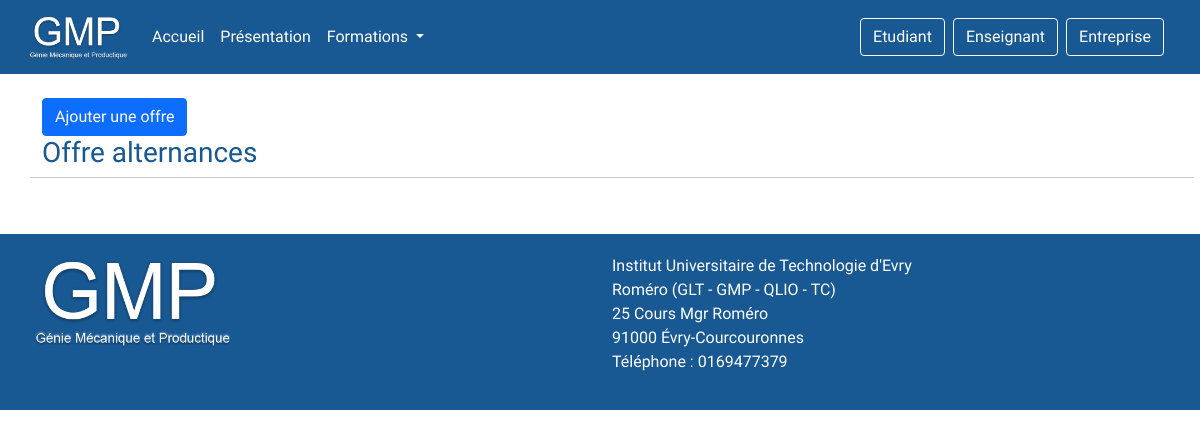
The app's page /offre-alternance.php, older data.
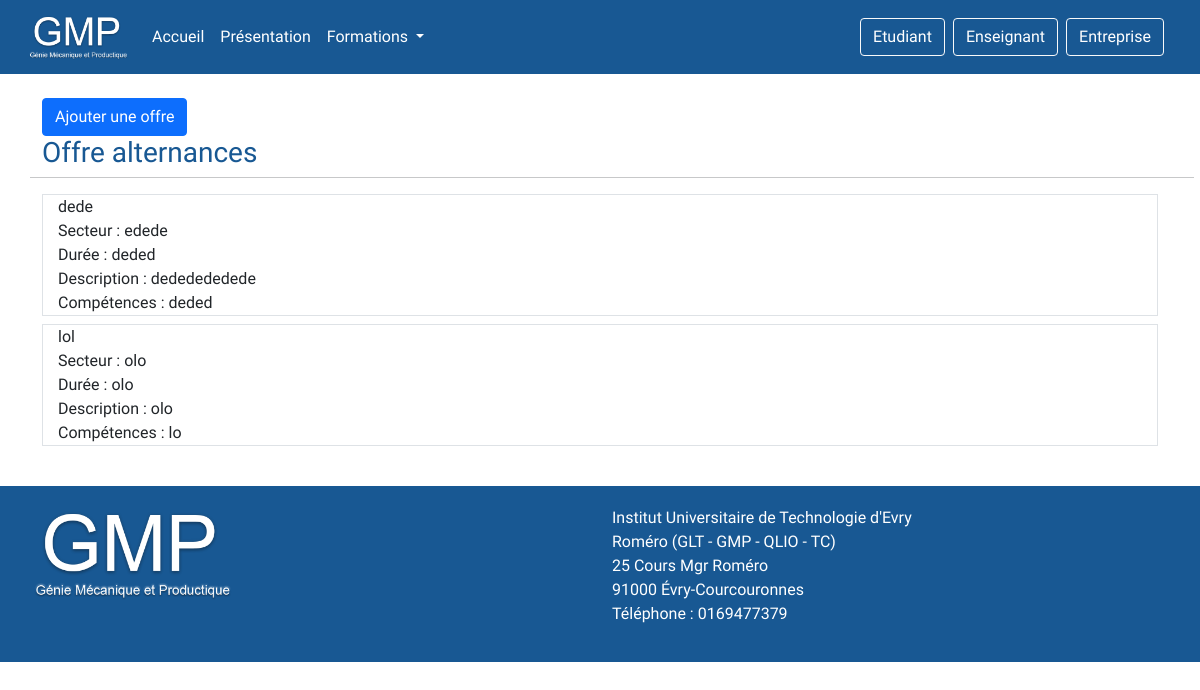
The same page, newer data.
### tables this page shows
CREATE TABLE `alternances` (
  `id` int(11) NOT NULL,
  `name` varchar(255) NOT NULL,
  `duree` varchar(255) NOT NULL,
  `secteur` varchar(255) NOT NULL,
  `description` text NOT NULL,
  `competences` text NOT NULL
);

### offre-alternance.php (the view, shortened to what this page needs)
<?php include('header.php') ?>
<div class="container pt-4 pb-4">
    <button type="button" class="btn btn-primary" data-bs-toggle="modal" data-bs-target="#exampleModal">
        Ajouter une offre
    </button>
    <div class="row">
        <h3>Offre alternances</h3>
        <hr>
        <div class="col-12">
            <div class="mb-3">
                <?php require_once('./controller/config.php');
                $query = "SELECT * FROM alternances";
                $req = $conn->prepare($query);
                $req->execute();
                $result = $req->fetchAll();
                foreach ($result as $offre) { ?>
                    <div class="col-12 border mb-2">
                        <div><?php echo $offre['name']; ?></div>
                        <div> Secteur : <?php echo $offre['secteur']; ?></div>
                        <div> Durée : <?php echo $offre['duree']; ?></div>
                        <div> Description : <?php echo $offre['description']; ?></div>
                        <div> Compétences : <?php echo $offre['competences']; ?></div>
                    </div>
                <?php }
                ?>
            </div>
        </div>
    </div>
</div>
<?php include('footer.php') ?>

### header.php (shortened to what this page needs)
<html lang="fr">
<head>
    <link href="//maxcdn.bootstrapcdn.com/bootstrap/4.1.1/css/bootstrap.min.css" rel="stylesheet" id="bootstrap-css">
    <link rel="stylesheet" href="https://stackpath.bootstrapcdn.com/bootstrap/4.1.3/css/bootstrap.min.css">
	<link rel="stylesheet" href="https://use.fontawesome.com/releases/v5.6.1/css/all.css">
    <link rel="stylesheet" href="./assets/css/style.css">
    <link href="https://cdn.jsdelivr.net/npm/bootstrap@5.0.0-beta3/dist/css/bootstrap.min.css" rel="stylesheet">
</head>
<body>
    <nav class="navbar navbar-expand-lg navbar-light">
        <div class="container-fluid">
            <a class="navbar-brand" href="./index.php"><img style="width: 100px;" src="./assets/images/gmp.png" alt=""></a>
            <div class="collapse navbar-collapse" id="navbarSupportedContent">
                <ul class="navbar-nav me-auto mb-2 mb-lg-0">
                    <li class="nav-item">
                        <a class="nav-link active" aria-current="page" href="index.php">Accueil</a>
                    </li>
                    <li class="nav-item">
                        <a class="nav-link active" aria-current="page" href="presentation.php">Présentation</a>
                    </li>
                    <li class="nav-item dropdown">
                        <a class="nav-link dropdown-toggle" href="#" id="navbarDropdown" role="button" data-bs-toggle="dropdown" aria-expanded="false">
                            Formations
                        </a>
                    </li>
                </ul>
                <div class=" espace d-flex">
                    <button type="button" class="btn btn-outline-light me-2"><a href="./etudiant.php">Etudiant</a></button>
                    <button type="button" class="btn btn-outline-light me-2"><a href="./enseignant.php">Enseignant</a></button>
                    <button type="button" class="btn btn-outline-light me-2"><a href="./entreprise.php">Entreprise</a></button>
                </div>
            </div>
        </div>
    </nav>

### footer.php
<footer>
    <div class="container-fluid">
        <div class="row">
            <div class="col-md-6">
                <img style="width: 200px;" src="./assets/images/gmp.png" alt="">
            </div>
            <div class="col-md-6">
            <p>Institut Universitaire de Technologie d'Evry</br>
                Roméro (GLT - GMP - QLIO - TC)</br>
                25 Cours Mgr Roméro</br>
                91000 Évry-Courcouronnes</br>
                Téléphone : 0169477379 </br>
            </div>
        </div>
    </div>
</footer>
</body>
</html>

### assets/css/style.css (style rules this page uses)
body { font-family: "Oswald", sans-serif !important; }
.navbar { background-color: #185893; }
.nav-link { color: #fff !important; }
.espace a { text-decoration: none; color: #fff; }
.container h3 { color: #185893; }
footer { background-color: #185893; padding: 20px; color: #fff; }

Row changes from the older to the newer data that the page shows:
added alternances: name "dede", secteur "edede", duree "deded", description "dededededede", competences "deded"
added alternances: name "lol", secteur "olo", duree "olo", description "olo", competences "lo"
